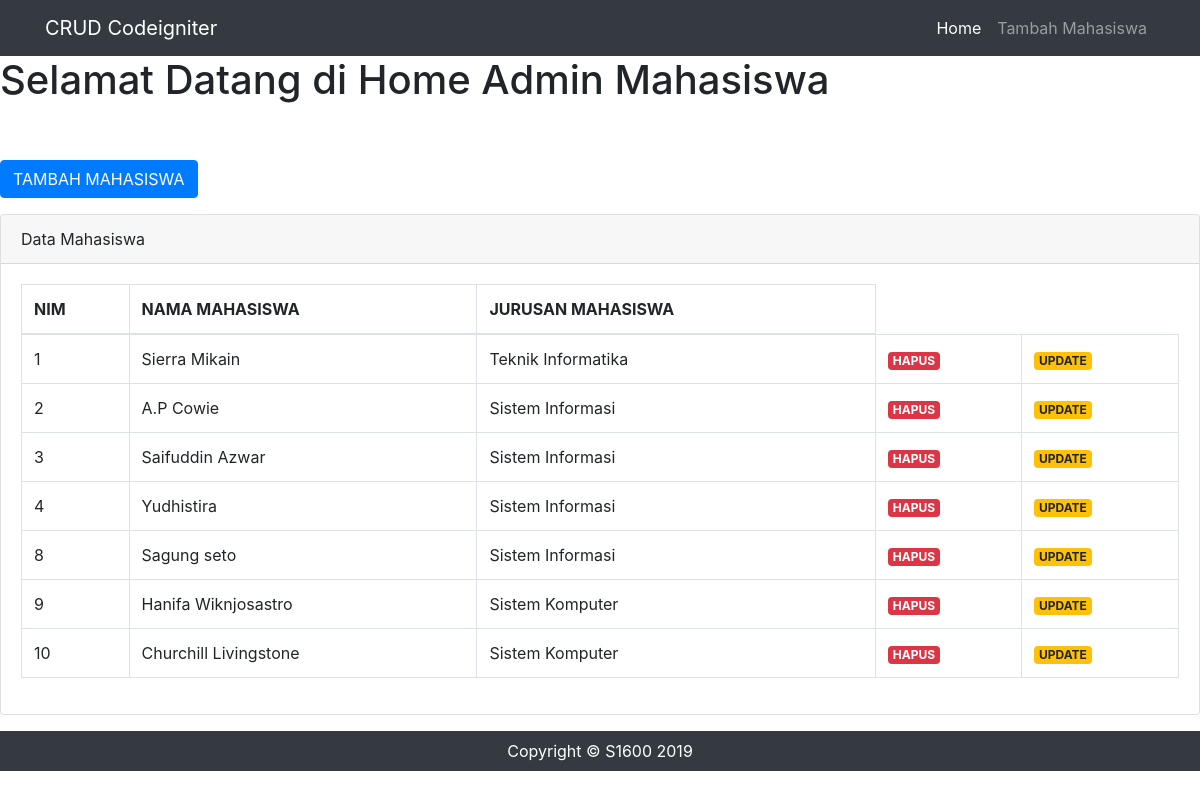
The page / on the database its author committed.
### tables this page shows
CREATE TABLE IF NOT EXISTS `mahasiswa` (
`NIM` int(11) NOT NULL,
  `Nama` varchar(30) NOT NULL,
  `Jurusan` varchar(30) NOT NULL
);

### application/controllers/Home.php (called while the page is built, shortened)
<?php
class Home extends CI_Controller
{
    public function __construct()
    {
        $this->load->model('Model_mahasiswa');
        $this->load->library('form_validation');
    }
    public function index()
    {
        $data['mahasiswa'] = $this->Model_mahasiswa->get_Mahasiswa();
        $this->load->view('home/index',$data);
        $this->load->view('template/footer');
        $this->load->view('template/navigasi');
    }
}
?>

### index.php (called while the page is built, shortened)
<?php
require_once BASEPATH.'core/CodeIgniter.php';

### application/models/Model_mahasiswa.php (called while the page is built, shortened)
<?php
class Model_mahasiswa extends CI_Model{
    public function get_Mahasiswa()
    {
        $query = $this->db->get('Mahasiswa');
        return $query->result_array();
    }
}
?>

### application/views/home/index.php (the view, shortened to what this page needs)
<!DOCTYPE html>
<html lang="en">
<head>
    <link href="asset/vendor/bootstrap/css/bootstrap.min.css" rel="stylesheet">
    <link href="asset/css/business-frontpage.css" rel="stylesheet">
</head>
<body>
    <h1> Selamat Datang di Home Admin Mahasiswa</h1><br><br>
    <div class="row">
        <div class="col-md-6">
           <a href="<?= base_url()?>Home/tambah" class="btn btn-primary"> TAMBAH MAHASISWA </a>
        </div>
    </div>
    <div class="card mb-3 mt-3">
            <div class="card-header">
              Data Mahasiswa</div>
            <div class="card-body">
            <div class="table-responsive">
                <table class="table table-bordered" id="dataTable" width="100%" cellspacing="0">
                <thead>
                    <tr>
                        <th>NIM</th>
                        <th>NAMA MAHASISWA</th>
                        <th>JURUSAN MAHASISWA</th>
                    </tr>
                </thead>
                <tbody>
                    <?php foreach ($mahasiswa as $mhs) :?>
                    <tr>
                        <td> <?= $mhs['NIM'] ?> </td>
                        <td> <?= $mhs['Nama'] ?> </td>
                        <td> <?= $mhs['Jurusan'] ?> </td>
                        <td> <a href="<?= base_url()?>Home/hapus/<?= $mhs['NIM'] ?>" class="badge badge-danger"
                        onclick="return confirm('yakin ?')"> HAPUS </a> </td>
                        <td> <a href="<?= base_url()?>Home/update/<?= $mhs['NIM'] ?>" class="badge badge-warning"
                        > UPDATE </a> </td>
                    </tr>
                    <?php endforeach ?>
                </tbody>
                </table>
            </div>
            </div>
        </div>
</body>
</html>

### application/views/template/footer.php
<footer class="py-2 bg-dark mt-3">
     <div class="container">
       <p class="m-0 text-center text-white">Copyright &copy; S1600 2019</p>
     </div>
   </footer>

### application/views/template/navigasi.php (shortened to what this page needs)
<nav class="navbar navbar-expand-lg navbar-dark bg-dark fixed-top">
        <div class="container">
            <a class="navbar-brand" href="<?= base_url();?>">CRUD Codeigniter</a>
            <div class="collapse navbar-collapse" id="navbarResponsive">
            <ul class="navbar-nav ml-auto">
                <li class="nav-item active">
                <a class="nav-link" href="<?= base_url()?>">Home
                </a>
                </li>
                <li class="nav-item">
                <a class="nav-link" href="<?= base_url()?>Home/tambah">Tambah Mahasiswa</a>
                </li>
            </ul>
            </div>
        </div>
    </nav>

### asset/css/business-frontpage.css (style rules this page uses)
body { padding-top: 54px; }
@media (min-width: 992px) { body { padding-top: 56px; } }
.card { height: 100%; }

### rows shown on the page
mahasiswa: NIM "1", Nama "Sierra Mikain", Jurusan "Teknik Informatika"
mahasiswa: NIM "2", Nama "A.P Cowie", Jurusan "Sistem Informasi"
mahasiswa: NIM "3", Nama "Saifuddin Azwar", Jurusan "Sistem Informasi"
mahasiswa: NIM "4", Nama "Yudhistira", Jurusan "Sistem Informasi"
mahasiswa: NIM "8", Nama "Sagung seto", Jurusan "Sistem Informasi"
mahasiswa: NIM "9", Nama "Hanifa Wiknjosastro", Jurusan "Sistem Komputer"
mahasiswa: NIM "10", Nama "Churchill Livingstone", Jurusan "Sistem Komputer"
